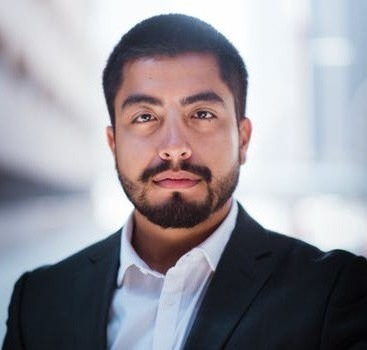
#> input picture OpenCV/DigitalWaterMark/SeamlessCloning/images/man.jpg, 367 x 350 px
$ python laplacian_pyramid_blending.py
#> lines starting #> are read from the running program, lines starting #| are printed output that depends on the picture; after the words box and inside, x2 and y2 are one past the last pixel; in counts of white or black regions, pixels touching at a corner belong together
import cv2
import numpy as np
import matplotlib.pyplot as plt
import matplotlib.image as mpimg

# Read two images
A = cv2.imread("images/man.jpg")
#> A is the input picture: shape (350, 367, 3); mean B, G, R 154, 146.7, 149.3
B = cv2.imread("images/woman.jpg")
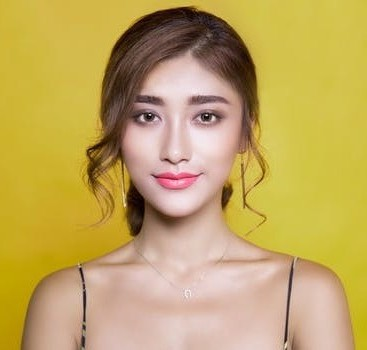
#> input picture OpenCV/DigitalWaterMark/SeamlessCloning/images/woman.jpg, 367 x 350 px
#> B is the input picture: shape (350, 367, 3); mean B, G, R 95, 166.8, 193.8

# Convert to float
A = np.float32(A) / 255.0
B = np.float32(B) / 255.0

# Create a rough mask around man face in A.
mask = np.zeros(A.shape,A.dtype)
polygon = np.array([[164,226], [209,225], [238,188], [252,133], [248,75], [240,29], [192,15], [150,15], [100,70], [106,133], [123,194] ], np.int32)
cv2.fillPoly(mask, [polygon], (255, 255, 255))
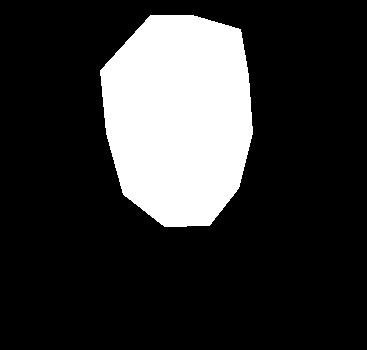
#> mask: shape (350, 367, 3) float32; 20.3% white; 1 white region, box (x1, y1, x2, y2) and area: (100, 15, 253, 227) 26016
# Convert the mask to float
mask = np.float32(mask) / 255.0

# Multiply with float < 1.0 to take weighted average of man and woman's face
mask = mask * 0.3 # 0.7 for man, 0.3 for woman

# Resizing to multiples of 2^(levels in pyramid), thus 32 in our case
A = cv2.resize(A,(384,352))
#> A: shape (352, 384, 3) float32

# B and mask should have same size as A for multiplication and addition operations later
B = cv2.resize(B,(A.shape[1],A.shape[0]))
#> B: shape (352, 384, 3) float32
mask = cv2.resize(mask,(A.shape[1],A.shape[0]))

# Start with original images (base of pyramids)
guassianA = A.copy()
guassianB = B.copy()
guassianMask = mask.copy()

# combined laplacian pyramids of both images
combinedLaplacianPyramids = []

# Number of levels in pyramids, try with different values, Be careful with image sizes
maxIterations = 5

for i in range(maxIterations):

	# compute laplacian pyramids for both images
	laplacianA = cv2.subtract(guassianA, cv2.pyrUp(cv2.pyrDown(guassianA)))
	laplacianB = cv2.subtract(guassianB, cv2.pyrUp(cv2.pyrDown(guassianB)))

	# Combine both laplacian pyramids, taking weighted average with guassian pyramid of mask
	combinedLaplacian = guassianMask * laplacianA + (1.0 - guassianMask) * laplacianB

	# add combinedLaplacian in the beginning of the list of combined laplacian pyramids
	combinedLaplacianPyramids.insert(0,combinedLaplacian)

	# Update guassian pyramids for next iteration
	guassianA = cv2.pyrDown(guassianA)
	guassianB = cv2.pyrDown(guassianB)
	guassianMask = cv2.pyrDown(guassianMask)
#> this loop made 5 passes
#> pass 1, `laplacianB = cv2.subtract(guassianB, cv2.pyrUp(cv2.pyrDown(guassianB)))`:
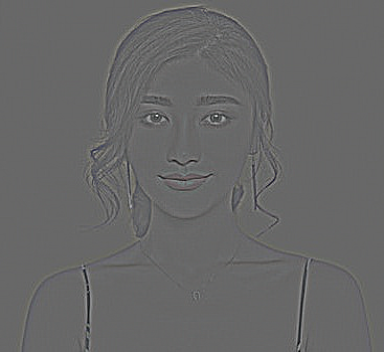
#> laplacianB: shape (352, 384, 3) float32; mean B, G, R -2.02e-06, -1.59e-06, -2.85e-06; drawn with min black and max white
#> pass 1, `combinedLaplacian = guassianMask * laplacianA + (1.0 - guassianMask) *..`:
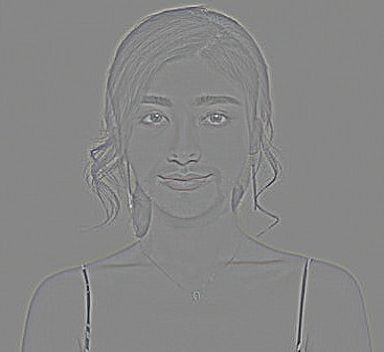
#> combinedLaplacian: shape (352, 384, 3) float32; mean B, G, R -6.81e-05, -5.6e-05, -5.06e-05; drawn with min black and max white
#> pass 1, `guassianA = cv2.pyrDown(guassianA)`:
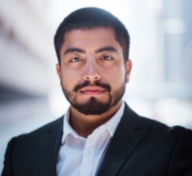
#> guassianA: shape (176, 192, 3) float32; mean B, G, R 0.605, 0.576, 0.587
#> after the loop, combinedLaplacianPyramids = 5 items

# Add last combination of laplacian pyramids (top level of pyramids)
lastCombined = guassianMask * guassianA + (1.0 - guassianMask) * guassianB
combinedLaplacianPyramids.insert(0,lastCombined)

# reconstructing image
blendedImage = combinedLaplacianPyramids[0]
for i in range(1,len(combinedLaplacianPyramids)):
    # upSample and add to next level
    blendedImage = cv2.pyrUp(blendedImage)
    blendedImage = cv2.add(blendedImage, combinedLaplacianPyramids[i])
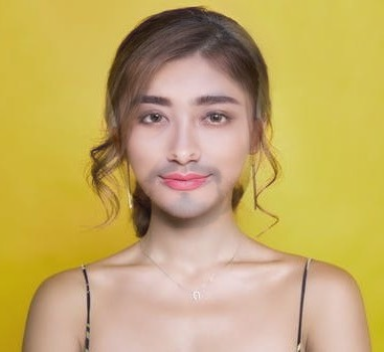
#> blendedImage: shape (352, 384, 3) float32; mean of channels 0, 1, 2 0.372, 0.651, 0.757; drawn with min black and max white

cv2.imshow('Blended',blendedImage)

# direct blending both images for comparison
directCombination = mask * A + (1.0 - mask) * B
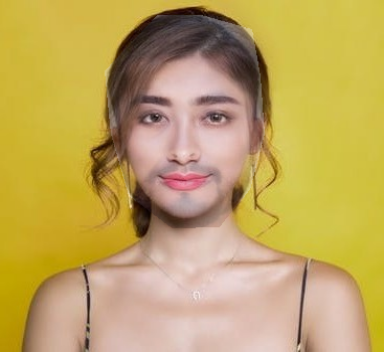
#> directCombination: shape (352, 384, 3) float32; mean B, G, R 0.372, 0.651, 0.757
cv2.imshow('Direct combination',directCombination)

cv2.waitKey(0)
